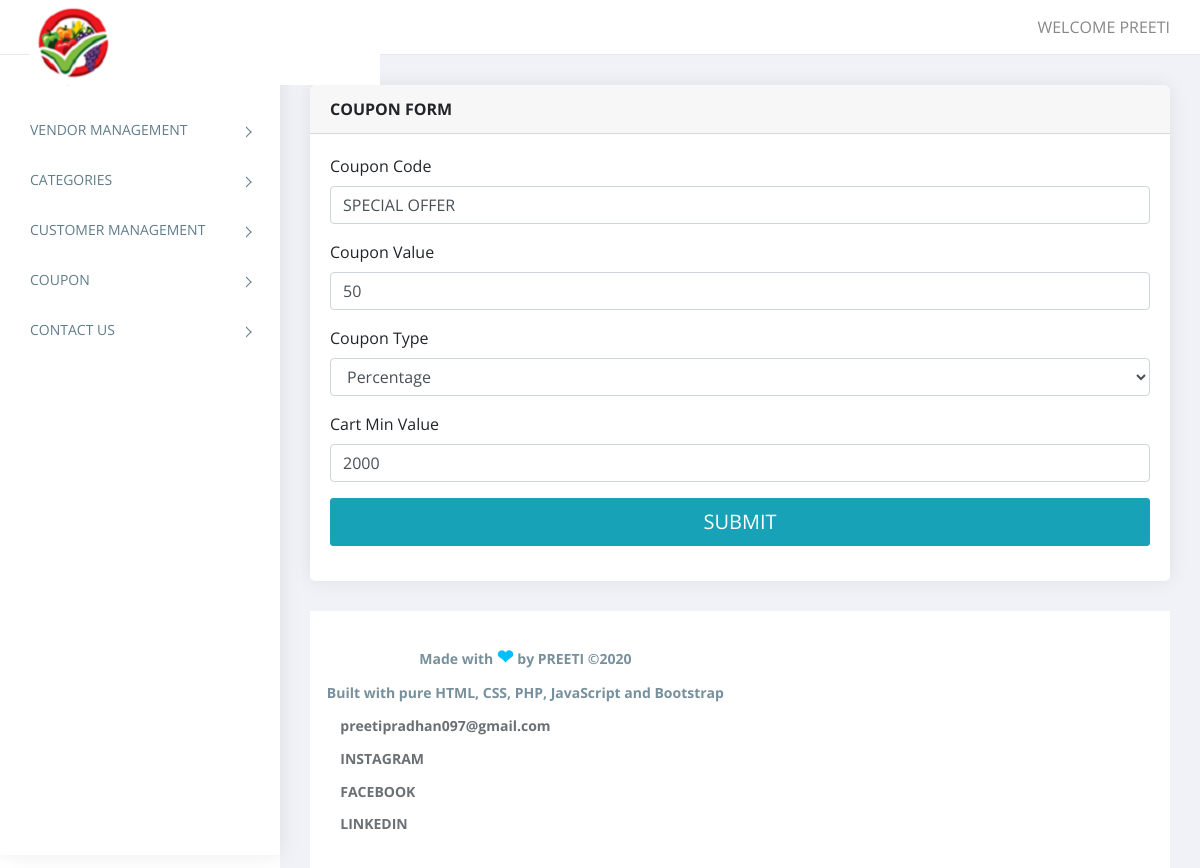
The page /manage_coupon_master.php?id=11 (signed in) on the database its author committed.
### tables this page shows
CREATE TABLE `coupon_master` (
  `id` int(11) NOT NULL,
  `coupon_code` varchar(50) NOT NULL,
  `coupon_value` int(11) NOT NULL,
  `coupon_type` varchar(10) NOT NULL,
  `cart_min_value` int(11) NOT NULL,
  `status` int(11) NOT NULL
);

### functions.inc.php (called while the page is built, shortened)
<?php
function get_safe_value($con,$str){
	if($str!=''){
		$str=trim($str);
		return mysqli_real_escape_string($con,$str);
	}
}
	?>

### manage_coupon_master.php (the view, shortened to what this page needs)
<?php
require('top.inc.php');
$coupon_code='';
$coupon_type='';
$coupon_value='';
$cart_min_value='';
if(isset($_GET['id']) && $_GET['id']!=''){
	$id=get_safe_value($con,$_GET['id']);
	$res=mysqli_query($con,"select * from coupon_master where id='$id'");
	$check=mysqli_num_rows($res);
	if($check>0){
		$row=mysqli_fetch_assoc($res);
		$coupon_code=$row['coupon_code'];
		$coupon_type=$row['coupon_type'];
		$coupon_value=$row['coupon_value'];
		$cart_min_value=$row['cart_min_value'];
	}else{
		header('location:coupon_master.php');
		die();
	}
}
?>
<div class="content pb-0">
            <div class="animated fadeIn">
               <div class="row">
                  <div class="col-lg-12">
                     <div class="card">
                        <div class="card-header"><strong>COUPON FORM</strong><small> </small></div>
                        <form method="post" enctype="multipart/form-data">
							<div class="card-body card-block">
								<div class="form-group">
									<label for="categories" class=" form-control-label">Coupon Code</label>
									<input type="text" name="coupon_code" placeholder="Enter coupon code" class="form-control" required value="<?php echo $coupon_code?>">
								</div>
								<div class="form-group">
									<label for="categories" class=" form-control-label">Coupon Value</label>
									<input type="text" name="coupon_value" placeholder="Enter coupon value" class="form-control" required value="<?php echo $coupon_value?>">
								</div>
								<div class="form-group">
									<label for="categories" class=" form-control-label">Coupon Type</label>
									<select class="form-control" name="coupon_type" required>
										<?php
										if($coupon_type=='Percentage'){
											echo '<option value="Percentage" selected>Percentage</option>
												<option value="Rupee">Rupee</option>';
										}elseif($coupon_type=='Rupee'){
											echo '<option value="Percentage">Percentage</option>
												<option value="Rupee" selected>Rupee</option>';
										}else{
											echo '<option value="Percentage">Percentage</option>
												<option value="Rupee">Rupee</option>';
										}
										?>
									</select>
								</div>
								<div class="form-group">
									<label for="categories" class=" form-control-label">Cart Min Value</label>
									<input type="text" name="cart_min_value" placeholder="Enter cart min value" class="form-control" required value="<?php echo $cart_min_value?>">
								</div>
							   <button id="payment-button" name="submit" type="submit" class="btn btn-lg btn-info btn-block">
							   <span id="payment-button-amount">SUBMIT</span>
							   </button>
							</div>
						</form>
                     </div>
                  </div>
               </div>
            </div>
         </div>
<?php
require('footer.inc.php');
?>

### assets/css/style.css (style rules this page uses)
body { display: table; font-family: open sans, sans-serif; font-size: 16px; width: 100% }
a, button { text-decoration: none; outline: none!important; color: #878787; -webkit-transition: all .25s ease; transition: all .25s ease }
.pb-0 { padding-bottom: 0 }
.btn, button, input, textarea { -webkit-box-shadow: none; box-shadow: none; outline: 0!important }
.btn { border-radius: 3px }
.content { float: left; padding: 1.875em; width: 100% }
.card { margin-bottom: 1.875em; border-radius: 5px; padding: 0; border: 0 solid transparent; -webkit-box-shadow: 0 0 20px rgba(0, 0, 0, .08); box-shadow: 0 0 20px rgba(0, 0, 0, .08) }
.card .card-body { float: left; padding: 1.25em; position: relative; width: 100% }
.btn, .button { display: inline-block; font-weight: 400; text-align: center; white-space: nowrap; vertical-align: middle; -webkit-transition: all .15s ease-in-out; transition: all .15s ease-in-out; border-radius: 3; cursor: pointer }
@media (max-width:1368px) { .card-body { padding: 15px } }

### rows shown on the page
coupon_master: coupon_code "SPECIAL OFFER", coupon_value "50", coupon_type "Percentage", cart_min_value "2000"

### other values the page prints
$_SESSION['ADMIN_USERNAME'] "PREETI"
